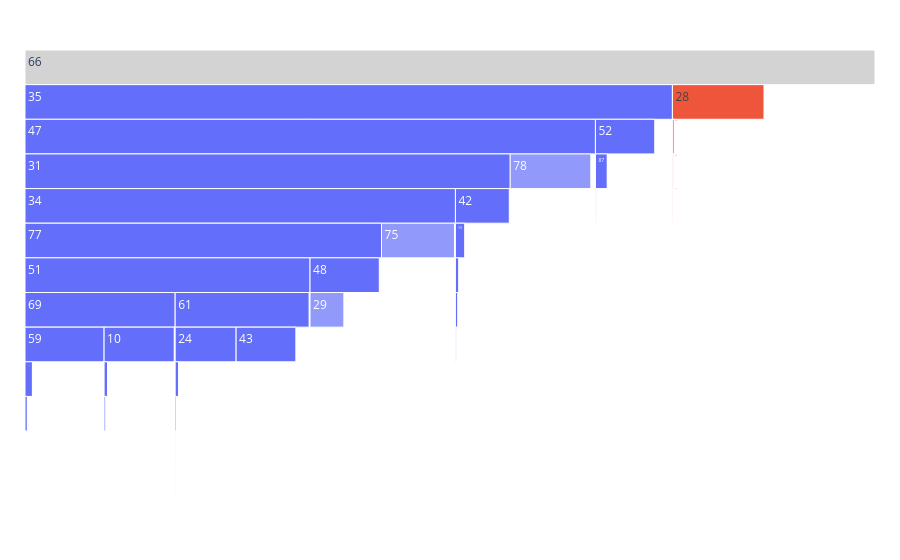

The notebook cell saved with this chart:
### Code cell
fig = make_icicle(path_templ(20))
fig.show()

### Figure 1 — Plotly figure (JSON) as saved in the notebook; plotly's stock layout.template omitted (floating-point values rounded to 4 significant figures)
{"data": [{"labels": ["0", "1", "2", "3", "4", "5", "6", "7", "8", "9", "10", "11", "12", "13", "14", "15", "16", "17", "18", "19", "20", "21", "22", "23", "24", "25", "26", "27", "28", "29", "30", "31", "32", "33", "34", "35", "36", "37", "38", "39", "40", "41", "42", "43", "44", "45", "46", "47", "48", "49", "50", "51", "52", "53", "54", "55", "56", "57", "58", "59", "60", "61", "62", "63", "64", "65", "66", "67", "68", "69", "70", "71", "72", "73", "74", "75", "76", "77", "78", "79", "80", "81", "82", "83", "84", "85", "86", "87", "88"], "parents": ["14", "2", "79", "56", "46", "58", "79", "81", "16", "1", "69", "59", "55", "43", "28", "60", "84", "21", "59", "26", "27", "18", "56", "76", "61", "28", "43", "58", "66", "48", "12", "47", "48", "65", "31", "66", "84", "60", "70", "54", "52", "18", "31", "61", "8", "12", "0", "35", "77", "62", "62", "77", "35", "42", "10", "82", "76", "46", "42", "69", "87", "51", "21", "87", "2", "0", "", "55", "65", "51", "24", "27", "81", "1", "16", "34", "26", "34", "47", "70", "14", "8", "54", "20", "20", "24", "10", "52", "82"], "root": {"color": "lightgrey"}, "tiling": {"orientation": "v"}, "type": "icicle", "values": [18, 29, 7, 2, 2, 1, 2, 1, 6, 1, 5487, 1, 1, 1, 40, 1, 12, 1, 414, 3, 94, 146, 2, 1, 4731, 2, 1, 78, 7389, 2805, 1, 76, 1, 4, 78, 1453, 1, 21, 1, 1, 1, 2, 3656, 4879, 1, 5, 3, 379, 2898, 3, 3, 78, 3904, 1, 139, 4, 6, 7, 493, 5899, 81, 1088, 44, 1, 2, 75, 9140, 4, 2, 78, 174, 2, 9, 17, 2, 6009, 27, 183, 6641, 52, 2, 9, 128, 1, 67, 2, 2, 877, 4]}], "layout": {"margin": {"b": 25, "l": 25, "r": 25, "t": 50}}}
